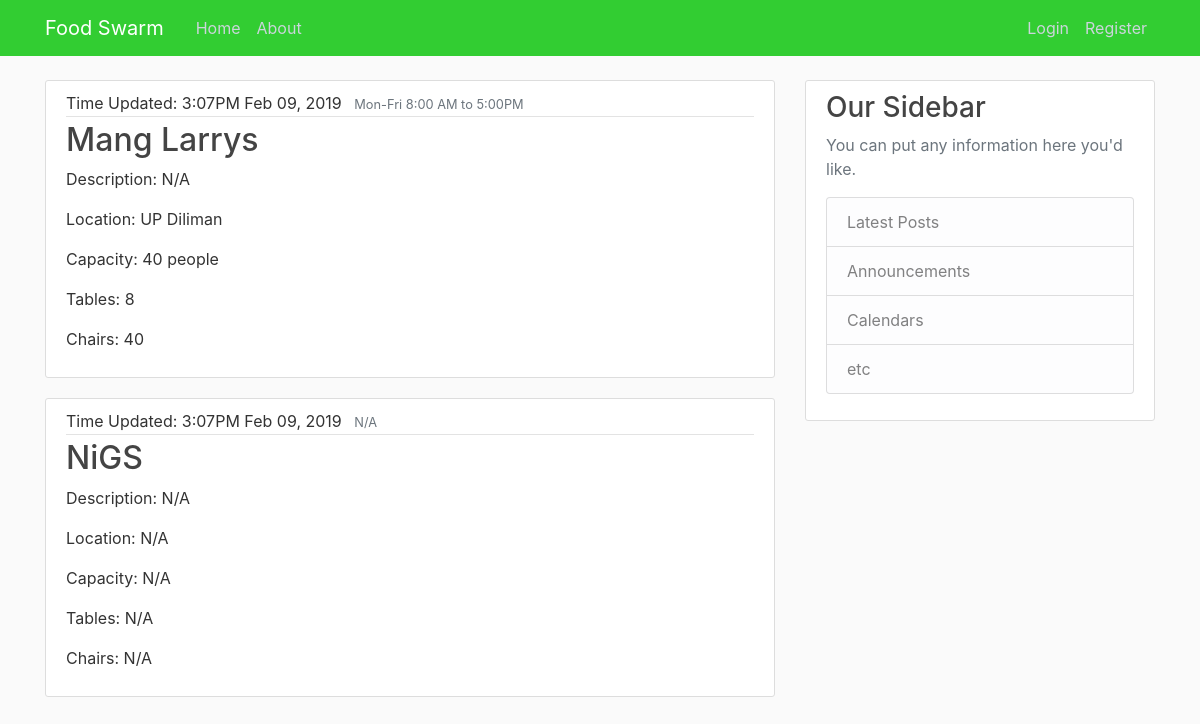
The page / on the database its author committed.
### PFS/FoodSwarm/models.py (models this page shows, shortened)
class FoodStall(models.Model):
	name = models.CharField(max_length=30)
	description = models.TextField(default = 'N/A')
	location = models.CharField(max_length=100, default = 'N/A')
	capacity = models.CharField(max_length=15, default = 'N/A')
	tables = models.CharField(max_length=5, default = 'N/A')
	chairs = models.CharField(max_length=5, default = 'N/A')
	operatinghrs = models.CharField(max_length=30, default = 'N/A')
	peakhrs = models.CharField(max_length=30, default = 'N/A')
	time_updated = models.DateTimeField(default = timezone.now)

### PFS/FoodSwarm/views.py (the view)
# urls.py: path('', views.home, name='FoodSwarm-Home'),
def home(request):
	foodstalls = {
		'foodstalls': FoodStall.objects.all()
	}
	return render(request, 'FoodSwarm/home.html', foodstalls)

### PFS/FoodSwarm/templates/FoodSwarm/home.html
{% extends "Foodswarm/base.html" %}
{% block content %}
	{% for foodstall in foodstalls %}
		<article class="media content-section">
		  <div class="media-body">
		    <div class="article-metadata">
		      <a class="mr-2">Time Updated: {{ foodstall.time_updated|date:"fA M d, Y" }}</a>
		      <small class="text-muted">{{ foodstall.operatinghrs }}</small>
		    </div>
		    <h2><a class="article-title" href="#">{{ foodstall.name }}</a></h2>
		    <p class="article-content">Description: {{ foodstall.description }}</p>
		    <p class="article-content">Location: {{ foodstall.location }}</p>
		    <p class="article-content">Capacity: {{ foodstall.capacity }}</p>
		    <p class="article-content">Tables: {{ foodstall.tables }}</p>
		    <p class="article-content">Chairs: {{ foodstall.chairs }}</p>
		  </div>
		</article>
	{% endfor %}
{% endblock content %}

### PFS/FoodSwarm/templates/FoodSwarm/base.html (shortened to what this page needs)
{% load static %}
<!DOCTYPE html>
<html>
<head>
    <link rel="stylesheet" href="https://maxcdn.bootstrapcdn.com/bootstrap/4.0.0/css/bootstrap.min.css">
    <link rel="stylesheet" type="text/css" href="{% static 'FoodSwarm/main.css' %}">
</head>
<body>
	<header class="site-header">
	  <nav class="navbar navbar-expand-md navbar-dark bg-steel fixed-top">
	    <div class="container">
	      <a class="navbar-brand mr-4" href="{% url 'FoodSwarm-Home' %}">Food Swarm</a>
	      <div class="collapse navbar-collapse" id="navbarToggle">
	        <div class="navbar-nav mr-auto">
	          <a class="nav-item nav-link" href="{% url 'FoodSwarm-Home' %}">Home</a>
	          <a class="nav-item nav-link" href="{% url 'FoodSwarm-About' %}">About</a>
	        </div>
	        <div class="navbar-nav">
	          <a class="nav-item nav-link" href="#">Login</a>
	          <a class="nav-item nav-link" href="#">Register</a>
	        </div>
	      </div>
	    </div>
	  </nav>
	</header>
	<main role="main" class="container">
	  <div class="row">
	    <div class="col-md-8">
	      {% block content %}{% endblock %}
	    </div>
	    <div class="col-md-4">
	      <div class="content-section">
	        <h3>Our Sidebar</h3>
	        <p class='text-muted'>You can put any information here you'd like.
	          <ul class="list-group">
	            <li class="list-group-item list-group-item-light">Latest Posts</li>
	            <li class="list-group-item list-group-item-light">Announcements</li>
	            <li class="list-group-item list-group-item-light">Calendars</li>
	            <li class="list-group-item list-group-item-light">etc</li>
	          </ul>
	        </p>
	      </div>
	    </div>
	  </div>
	</main>
</body>
</html>

### PFS/FoodSwarm/static/FoodSwarm/main.css (style rules this page uses)
body { background: #fafafa; color: #333333; margin-top: 5rem; }
h1, h2, h3, h4, h5, h6 { color: #444444; }
ul { margin: 0; }
.bg-steel { background-color: #32cd32; }
.site-header .navbar-nav .nav-link { color: #cbd5db; }
.content-section { background: #ffffff; padding: 10px 20px; border: 1px solid #dddddd; border-radius: 3px; margin-bottom: 20px; }
.article-title { color: #444444; }
.article-content { white-space: pre-line; }
.article-metadata { padding-bottom: 1px; margin-bottom: 4px; border-bottom: 1px solid #e3e3e3 }

### rows shown on the page
FoodStall: time_updated "3:07PM Feb 09, 2019", operatinghrs "Mon-Fri 8:00 AM to 5:00PM", name "Mang Larrys", description "N/A", location "UP Diliman", capacity "40 people", tables "8", chairs "40"
FoodStall: time_updated "3:07PM Feb 09, 2019", operatinghrs "N/A", name "NiGS", description "N/A", location "N/A", capacity "N/A", tables "N/A", chairs "N/A"
